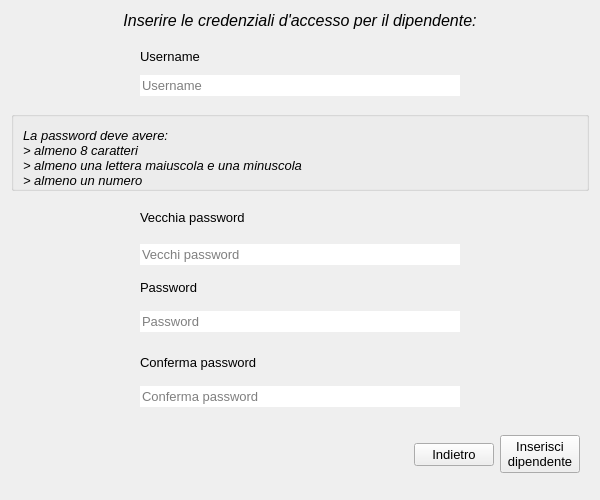
<?xml version="1.0" encoding="UTF-8"?>
<ui version="4.0">
 <class>mainWidget</class>
 <widget class="QWidget" name="mainWidget">
  <property name="geometry">
   <rect>
    <x>0</x>
    <y>0</y>
    <width>600</width>
    <height>500</height>
   </rect>
  </property>
  <property name="minimumSize">
   <size>
    <width>600</width>
    <height>500</height>
   </size>
  </property>
  <property name="font">
   <font>
    <family>Arial</family>
    <pointsize>10</pointsize>
   </font>
  </property>
  <property name="windowTitle">
   <string>Inserimento Credenziali</string>
  </property>
  <layout class="QVBoxLayout" name="verticalLayout">
   <item>
    <widget class="QLabel" name="labelIntestazione">
     <property name="sizePolicy">
      <sizepolicy hsizetype="Preferred" vsizetype="Fixed">
       <horstretch>0</horstretch>
       <verstretch>0</verstretch>
      </sizepolicy>
     </property>
     <property name="font">
      <font>
       <family>Arial</family>
       <pointsize>12</pointsize>
       <italic>true</italic>
      </font>
     </property>
     <property name="text">
      <string>Inserire le credenziali d'accesso per il dipendente:</string>
     </property>
     <property name="alignment">
      <set>Qt::AlignBottom|Qt::AlignHCenter</set>
     </property>
    </widget>
   </item>
   <item>
    <widget class="QWidget" name="widgetUsername" native="true">
     <property name="sizePolicy">
      <sizepolicy hsizetype="Preferred" vsizetype="Expanding">
       <horstretch>0</horstretch>
       <verstretch>0</verstretch>
      </sizepolicy>
     </property>
     <layout class="QGridLayout" name="gridLayoutUsername">
      <property name="bottomMargin">
       <number>5</number>
      </property>
      <item row="1" column="1">
       <widget class="QLineEdit" name="lineEditUsername">
        <property name="minimumSize">
         <size>
          <width>320</width>
          <height>0</height>
         </size>
        </property>
        <property name="frame">
         <bool>false</bool>
        </property>
        <property name="placeholderText">
         <string>Username</string>
        </property>
       </widget>
      </item>
      <item row="0" column="1">
       <widget class="QLabel" name="labelUsername">
        <property name="sizePolicy">
         <sizepolicy hsizetype="Preferred" vsizetype="Fixed">
          <horstretch>0</horstretch>
          <verstretch>0</verstretch>
         </sizepolicy>
        </property>
        <property name="text">
         <string>Username</string>
        </property>
       </widget>
      </item>
      <item row="0" column="0">
       <spacer name="horizontalSpacer_5">
        <property name="orientation">
         <enum>Qt::Horizontal</enum>
        </property>
        <property name="sizeHint" stdset="0">
         <size>
          <width>40</width>
          <height>20</height>
         </size>
        </property>
       </spacer>
      </item>
      <item row="0" column="2">
       <spacer name="horizontalSpacer_6">
        <property name="orientation">
         <enum>Qt::Horizontal</enum>
        </property>
        <property name="sizeHint" stdset="0">
         <size>
          <width>40</width>
          <height>20</height>
         </size>
        </property>
       </spacer>
      </item>
     </layout>
    </widget>
   </item>
   <item>
    <widget class="QGroupBox" name="groupBoxIstruzioniPassword">
     <property name="sizePolicy">
      <sizepolicy hsizetype="Preferred" vsizetype="Expanding">
       <horstretch>0</horstretch>
       <verstretch>0</verstretch>
      </sizepolicy>
     </property>
     <property name="title">
      <string/>
     </property>
     <property name="flat">
      <bool>true</bool>
     </property>
     <layout class="QVBoxLayout" name="verticalLayoutLabelPwd">
      <property name="topMargin">
       <number>11</number>
      </property>
      <property name="bottomMargin">
       <number>0</number>
      </property>
      <item>
       <widget class="QLabel" name="labelIstruzioniPassword">
        <property name="font">
         <font>
          <family>Arial</family>
          <pointsize>10</pointsize>
          <italic>true</italic>
         </font>
        </property>
        <property name="text">
         <string>La password deve avere:
&gt; almeno 8 caratteri
&gt; almeno una lettera maiuscola e una minuscola
&gt; almeno un numero</string>
        </property>
       </widget>
      </item>
     </layout>
    </widget>
   </item>
   <item>
    <widget class="QWidget" name="widgetVecchiaPassword" native="true">
     <property name="sizePolicy">
      <sizepolicy hsizetype="Preferred" vsizetype="Expanding">
       <horstretch>0</horstretch>
       <verstretch>0</verstretch>
      </sizepolicy>
     </property>
     <layout class="QGridLayout" name="gridLayoutVecchiaPassword">
      <property name="topMargin">
       <number>0</number>
      </property>
      <property name="bottomMargin">
       <number>0</number>
      </property>
      <item row="0" column="1">
       <widget class="QLabel" name="labelVecchiaPassword">
        <property name="enabled">
         <bool>true</bool>
        </property>
        <property name="text">
         <string>Vecchia password</string>
        </property>
       </widget>
      </item>
      <item row="0" column="0">
       <spacer name="horizontalSpacer_7">
        <property name="orientation">
         <enum>Qt::Horizontal</enum>
        </property>
        <property name="sizeHint" stdset="0">
         <size>
          <width>40</width>
          <height>20</height>
         </size>
        </property>
       </spacer>
      </item>
      <item row="1" column="1">
       <widget class="QLineEdit" name="lineEditVecchiaPassword">
        <property name="enabled">
         <bool>true</bool>
        </property>
        <property name="minimumSize">
         <size>
          <width>320</width>
          <height>0</height>
         </size>
        </property>
        <property name="frame">
         <bool>false</bool>
        </property>
        <property name="echoMode">
         <enum>QLineEdit::Password</enum>
        </property>
        <property name="placeholderText">
         <string>Vecchi password</string>
        </property>
       </widget>
      </item>
      <item row="0" column="2">
       <spacer name="horizontalSpacer_8">
        <property name="orientation">
         <enum>Qt::Horizontal</enum>
        </property>
        <property name="sizeHint" stdset="0">
         <size>
          <width>40</width>
          <height>20</height>
         </size>
        </property>
       </spacer>
      </item>
     </layout>
    </widget>
   </item>
   <item>
    <widget class="QWidget" name="widgetPassword" native="true">
     <property name="sizePolicy">
      <sizepolicy hsizetype="Preferred" vsizetype="Expanding">
       <horstretch>0</horstretch>
       <verstretch>0</verstretch>
      </sizepolicy>
     </property>
     <layout class="QGridLayout" name="gridLayoutPassword">
      <property name="topMargin">
       <number>0</number>
      </property>
      <property name="bottomMargin">
       <number>0</number>
      </property>
      <item row="0" column="1">
       <widget class="QLabel" name="labelPassword">
        <property name="sizePolicy">
         <sizepolicy hsizetype="Preferred" vsizetype="Fixed">
          <horstretch>0</horstretch>
          <verstretch>0</verstretch>
         </sizepolicy>
        </property>
        <property name="text">
         <string>Password</string>
        </property>
       </widget>
      </item>
      <item row="1" column="1">
       <widget class="QLineEdit" name="lineEditPassword">
        <property name="minimumSize">
         <size>
          <width>320</width>
          <height>0</height>
         </size>
        </property>
        <property name="frame">
         <bool>false</bool>
        </property>
        <property name="echoMode">
         <enum>QLineEdit::Password</enum>
        </property>
        <property name="placeholderText">
         <string>Password</string>
        </property>
        <property name="clearButtonEnabled">
         <bool>false</bool>
        </property>
       </widget>
      </item>
      <item row="0" column="0">
       <spacer name="horizontalSpacer">
        <property name="orientation">
         <enum>Qt::Horizontal</enum>
        </property>
        <property name="sizeType">
         <enum>QSizePolicy::Expanding</enum>
        </property>
        <property name="sizeHint" stdset="0">
         <size>
          <width>40</width>
          <height>20</height>
         </size>
        </property>
       </spacer>
      </item>
      <item row="0" column="2">
       <spacer name="horizontalSpacer_2">
        <property name="orientation">
         <enum>Qt::Horizontal</enum>
        </property>
        <property name="sizeHint" stdset="0">
         <size>
          <width>40</width>
          <height>20</height>
         </size>
        </property>
       </spacer>
      </item>
     </layout>
    </widget>
   </item>
   <item>
    <widget class="QWidget" name="widgetConfermaPassword" native="true">
     <property name="sizePolicy">
      <sizepolicy hsizetype="Preferred" vsizetype="Expanding">
       <horstretch>0</horstretch>
       <verstretch>0</verstretch>
      </sizepolicy>
     </property>
     <layout class="QGridLayout" name="gridLayoutConfermaPassword">
      <property name="topMargin">
       <number>0</number>
      </property>
      <property name="bottomMargin">
       <number>0</number>
      </property>
      <item row="0" column="1">
       <widget class="QLabel" name="labelConfermaPassword">
        <property name="sizePolicy">
         <sizepolicy hsizetype="Preferred" vsizetype="Fixed">
          <horstretch>0</horstretch>
          <verstretch>0</verstretch>
         </sizepolicy>
        </property>
        <property name="text">
         <string>Conferma password</string>
        </property>
       </widget>
      </item>
      <item row="0" column="0">
       <spacer name="horizontalSpacer_3">
        <property name="orientation">
         <enum>Qt::Horizontal</enum>
        </property>
        <property name="sizeHint" stdset="0">
         <size>
          <width>40</width>
          <height>20</height>
         </size>
        </property>
       </spacer>
      </item>
      <item row="1" column="1">
       <widget class="QLineEdit" name="lineEditConfermaPassword">
        <property name="minimumSize">
         <size>
          <width>320</width>
          <height>0</height>
         </size>
        </property>
        <property name="frame">
         <bool>false</bool>
        </property>
        <property name="echoMode">
         <enum>QLineEdit::Password</enum>
        </property>
        <property name="placeholderText">
         <string>Conferma password</string>
        </property>
       </widget>
      </item>
      <item row="0" column="2">
       <spacer name="horizontalSpacer_4">
        <property name="orientation">
         <enum>Qt::Horizontal</enum>
        </property>
        <property name="sizeHint" stdset="0">
         <size>
          <width>40</width>
          <height>20</height>
         </size>
        </property>
       </spacer>
      </item>
     </layout>
    </widget>
   </item>
   <item>
    <widget class="QWidget" name="widgetButtons" native="true">
     <property name="sizePolicy">
      <sizepolicy hsizetype="Preferred" vsizetype="Expanding">
       <horstretch>0</horstretch>
       <verstretch>0</verstretch>
      </sizepolicy>
     </property>
     <property name="font">
      <font>
       <family>Arial</family>
       <pointsize>10</pointsize>
      </font>
     </property>
     <layout class="QHBoxLayout" name="horizontalLayoutButtons">
      <item>
       <spacer name="spacer">
        <property name="orientation">
         <enum>Qt::Horizontal</enum>
        </property>
        <property name="sizeHint" stdset="0">
         <size>
          <width>40</width>
          <height>20</height>
         </size>
        </property>
       </spacer>
      </item>
      <item>
       <widget class="QPushButton" name="btnIndietro">
        <property name="text">
         <string>Indietro</string>
        </property>
       </widget>
      </item>
      <item>
       <widget class="QPushButton" name="btnInserisci">
        <property name="text">
         <string>Inserisci
dipendente</string>
        </property>
       </widget>
      </item>
     </layout>
    </widget>
   </item>
  </layout>
 </widget>
 <resources/>
 <connections/>
</ui>
